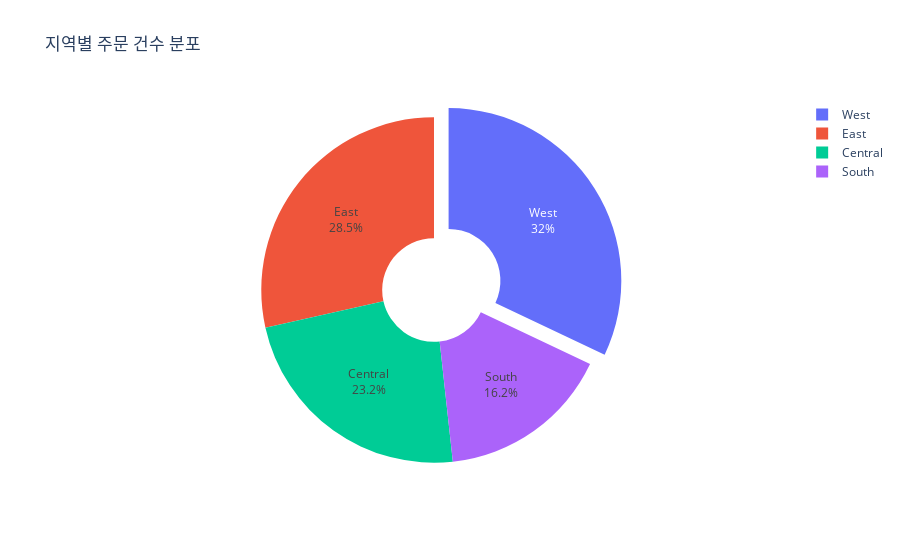

This figure's notebook cell:
### Markdown cell above
Q9. 'region'(지역)별로 주문 건수(행 개수)를 구하고, pie chart로 시각화하세요.

### Code cell
# 지역별 주문 건수 계산
region_counts = df['Region'].value_counts()

# plotly를 사용한 파이 차트 시각화
fig = px.pie(
    values=region_counts.values,
    names=region_counts.index,
    title='지역별 주문 건수 분포',
    labels={'names': '지역', 'values': '주문 건수'},
    hole=0.3
)

# 차트 레이아웃 조정
fig.update_traces(
    textposition='inside',
    textinfo='percent+label',
    pull=[0.1 if i == region_counts.idxmax() else 0 for i in region_counts.index]
)

# 차트 출력
fig.show()

### Figure 1 — Plotly figure (JSON) as saved in the notebook; plotly's stock layout.template omitted (floating-point values rounded to 4 significant figures)
{"data": [{"domain": {"x": [0, 1], "y": [0, 1]}, "hole": 0.3, "hovertemplate": "지역=%{label}<br>주문 건수=%{value}<extra></extra>", "labels": ["West", "East", "Central", "South"], "legendgroup": "", "name": "", "pull": [0.1, 0, 0, 0], "showlegend": true, "textinfo": "percent+label", "textposition": "inside", "type": "pie", "values": [3203, 2848, 2323, 1620]}], "layout": {"legend": {"tracegroupgap": 0}, "title": {"text": "지역별 주문 건수 분포"}}}
